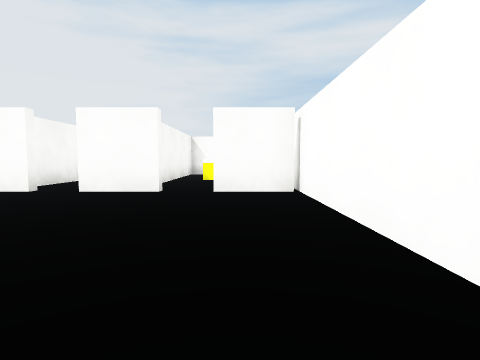
[1] (above)

12 first-person views from a walk through a scene from a Unity 3-D project. The camera is 1.2 m above the floor, tilts 4° down and sees 80° across. Doors are open. The floor is counted in squares, 2 m on a side. Each view is taken from the middle of a square. On the plan, view 1 faces up. The plan holds only what a view shows up to about 9 squares ahead; the rest is blank. The place goes on beyond the plan. The player character is not drawn. Surface patterns are stand-ins for the level's own textures.

[2]
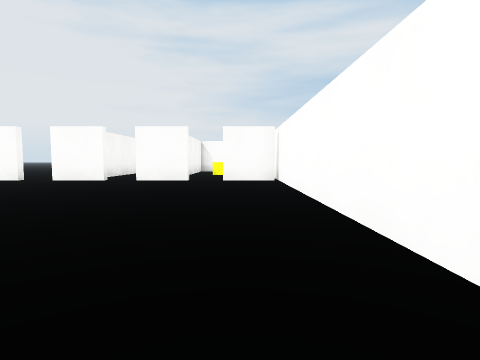

[3]
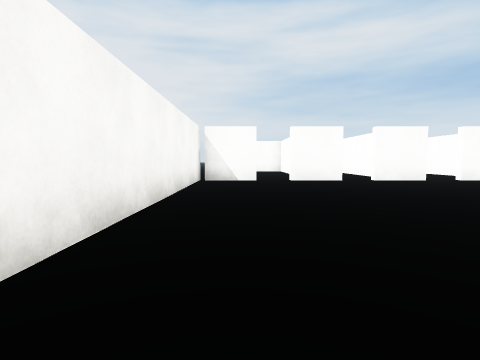

[4]
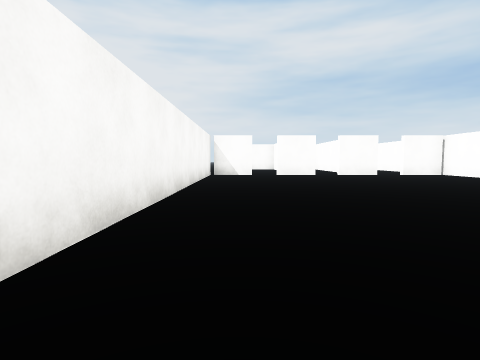

[5]
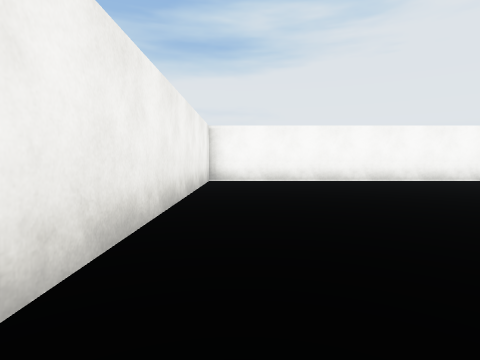

[6]
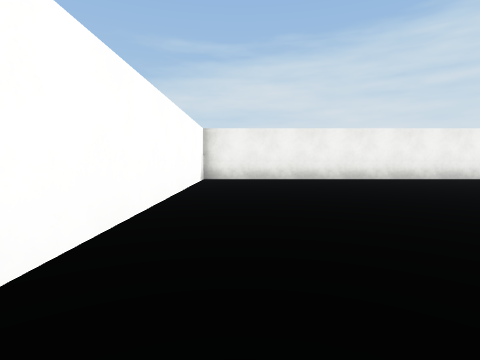

[7]
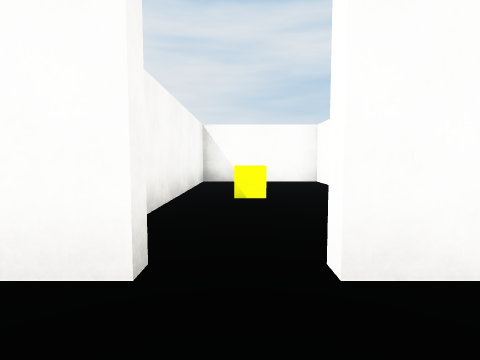

[8]
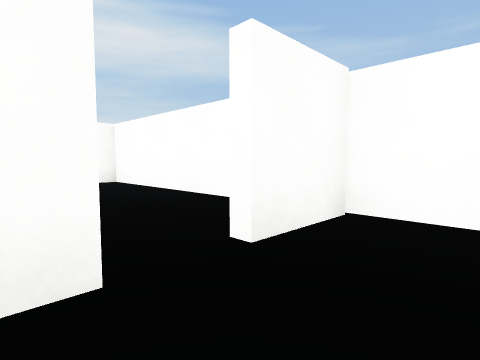

[9]
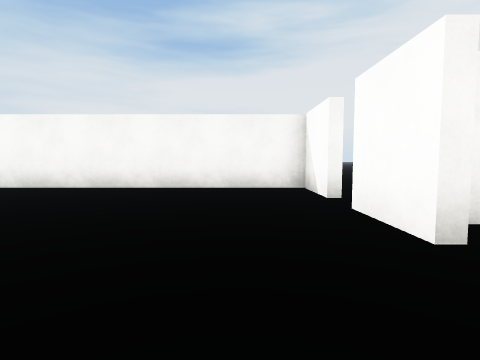

[10]
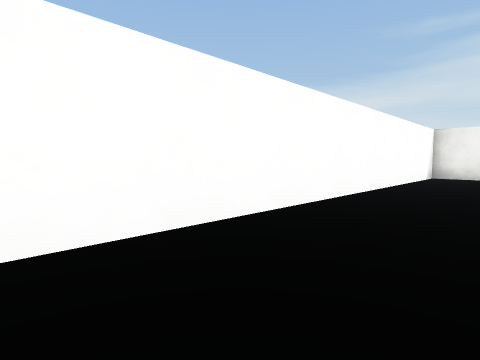

[11]
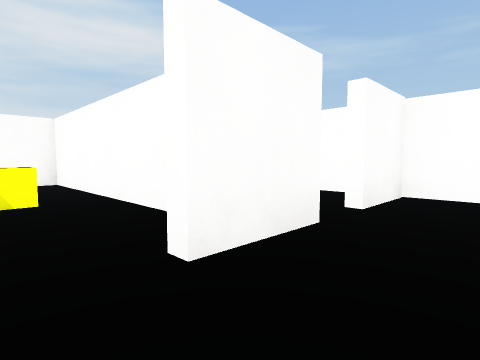

[12]
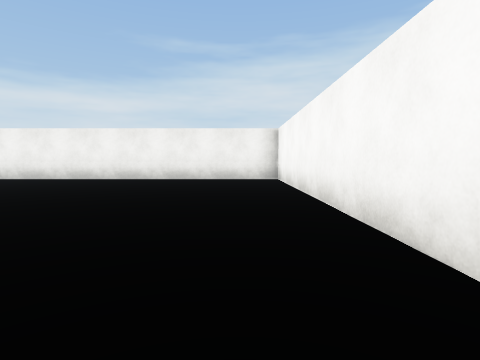

### Floor plan
Points are (right, up) in squares from view 1. A wall is a line through its corners. A room is listed if a view was taken in it or the views show most of it. See-through windows are left out.
Room 1 (views 1, 2, 3, 4, 5, 6, 7, 8, 9, 10, 11, 12)
walls: (-3.9, 5.4) (-5.6, 5.4); (-1.5, 5.4) (-3.1, 5.4); (-6.5, 5.4) (-8.2, 5.4) (-8.2, -6.9) (1.1, -6.9) (1.1, 6); (1.1, 5.4) (-0.5, 5.4)
ways out: open door at (-1, 5.5) to room 2; open door at (-6, 5.5); open door at (-3.5, 5.5)
Room 2 (no view inside)
walls: (1.1, 6) (1.1, 11.9) (-2, 11.9) (-2, 7.1)
ways out: open door at (-1, 5.5) to room 1
objects: other object (-1, 9)

Positions as (right, up) in squares from view 1, and headings:
1: (0, 0), facing up
2: (0, -3), facing up
3: (-7, -3), facing up
4: (-7, -6), facing up
5: (0, -6), facing left
6: (0, 2), facing down
7: (-1, 4), facing up
8: (-2, 4), facing up-right
9: (-2, 4), facing left
10: (-1, 4), facing down-right
11: (-4, 4), facing up-right
12: (-7, 2), facing down
